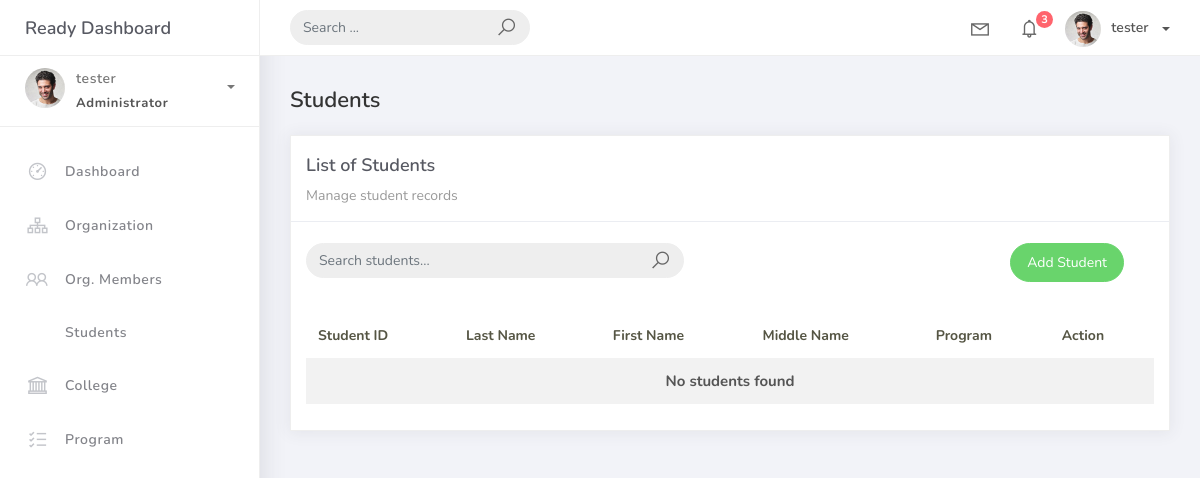
Page /student_list (signed in) on the earlier database version.
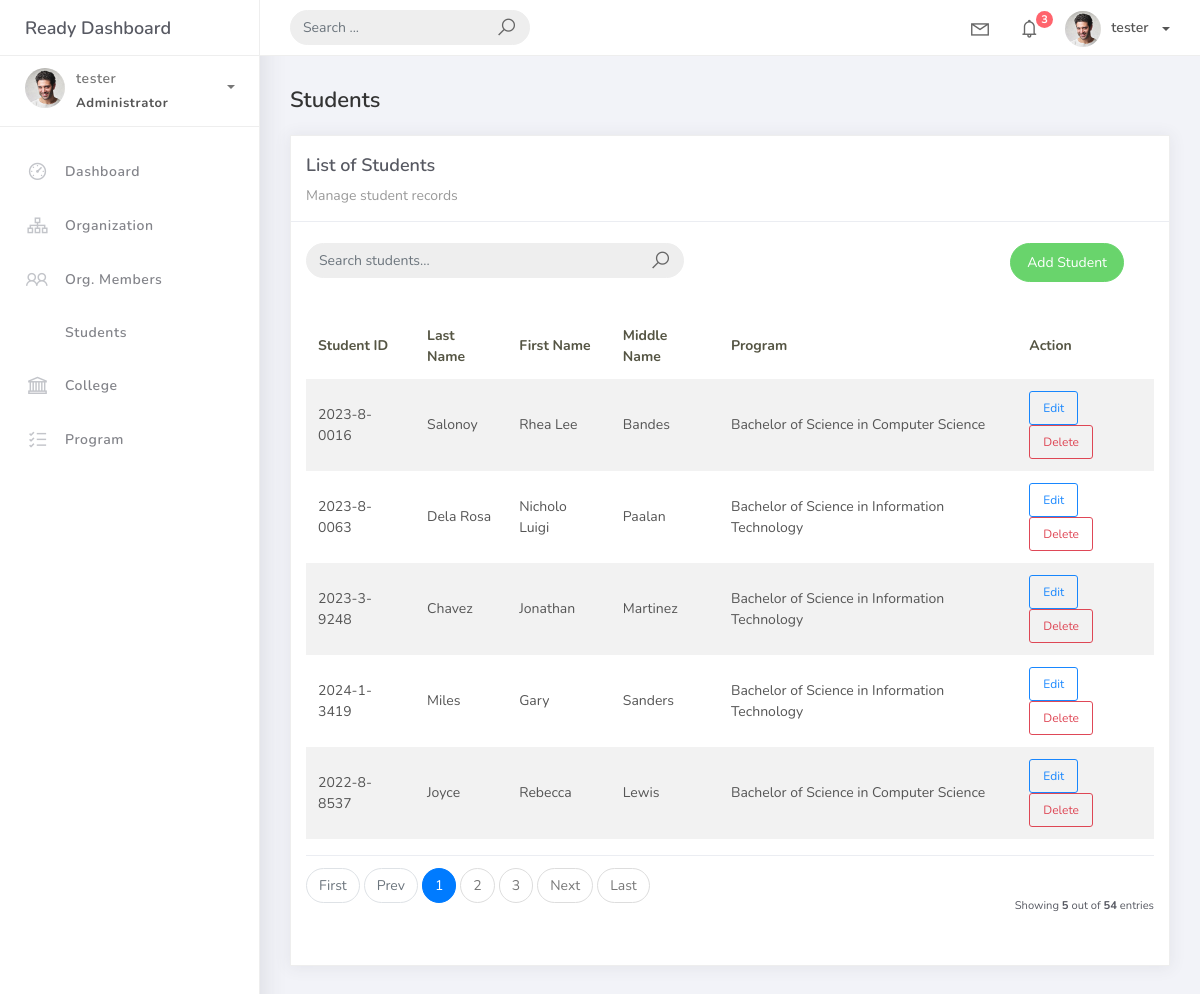
Same page on the later database version.
### studentorg/models.py (models this page shows, shortened)
class BaseModel(models.Model):
    created_at = models.DateTimeField(auto_now_add=True, db_index=True)
    updated_at = models.DateTimeField(auto_now=True)
    class Meta:
        abstract = True

class Student(BaseModel):
    student_id = models.CharField(max_length=15)
    lastname = models.CharField(max_length=25)
    firstname = models.CharField(max_length=25)
    middlename = models.CharField(max_length=25)
    program = models.ForeignKey(Program, on_delete=models.CASCADE)

class Program(BaseModel):
    prog_name = models.CharField(max_length=150)
    college = models.ForeignKey(College, on_delete=models.CASCADE)
    def __str__(self):
        return self.prog_name

### studentorg/views.py (the view, shortened to what this page needs)
# urls.py: path('student_list', StudentList.as_view(), name='student-list'),
class StudentList(LoginRequiredMixin, ListView):
    model = Student
    context_object_name = 'student'
    template_name = 'student_list.html'
    paginate_by = 5
    def get_queryset(self):
        qs = super().get_queryset()
        query = self.request.GET.get('q')
        return qs

### templates/student_list.html
{% extends 'base.html' %} {% load static %} {% block content %}
<div class="content">
    <div class="container-fluid">
        <h4 class="page-title">Students</h4>
        <div class="row">
            <div class="col-md-12">
                <div class="card">
                    <div class="card-header">
                        <div class="card-title">List of Students</div>
                        <div class="card-category">Manage student records</div>
                    </div>
                    <br />
                    <div class="col-md-12 row">
                        <div class="col-md-6">
                        <form class="navbar-left navbar-form nav-search mr-md-3" action="{% url 'student-list' %}" method="get">
                            <div class="input-group">
                                <input type="text" placeholder="Search students..." class="form-control" name="q" value="{{ request.GET.q }}"/>
                                <div class="input-group-append">
                                    <button type="submit" class="input-group-text">
                                        <i class="la la-search search-icon"></i>
                                    </button>
                                </div>
                            </div>
                        </form>
                        </div>
                        <div class="col-md-6">
                            <div class="pull-right">
                                <a href="{% url 'student-add' %}" class="btn btn-success btn-rounded">Add Student</a>
                            </div>
                        </div>
                    </div>
                    <div class="card-body">
                        <table class="table table-striped mt-3">
                            <thead>
                                <tr>
                                    <th scope="col">Student ID</th>
                                    <th scope="col">Last Name</th>
                                    <th scope="col">First Name</th>
                                    <th scope="col">Middle Name</th>
                                    <th scope="col">Program</th>
                                    <th scope="col">Action</th>
                                </tr>
                            </thead>
                            <tbody>
                                {% for object in object_list %}
                                <tr>
                                    <td>{{ object.student_id }}</td>
                                    <td>{{ object.lastname }}</td>
                                    <td>{{ object.firstname }}</td>
                                    <td>{{ object.middlename }}</td>
                                    <td>{{ object.program }}</td>
                                    <td>
                                        <a href="{% url 'student-update' object.id %}" class="btn btn-sm btn-outline-primary">Edit</a>
                                        <a href="{% url 'student-delete' object.id %}" class="btn btn-sm btn-outline-danger">Delete</a>
                                    </td>
                                </tr>
                                {% empty %}
                                <tr>
                                    <td colspan="6" style="text-align: center">
                                        <p class="text-sm font-weight-bold mb-0">No students found</p>
                                    </td>
                                </tr>
                                {% endfor %}
                            </tbody>
                        </table>
                        {% include 'includes/pagination.html' %}
                    </div>
                </div>
                            </div>
        </div>
    </div>
</div>
{% endblock %}

Differences in the rows shown:
added Student: student_id "2023-8-0016", lastname "Salonoy", firstname "Rhea Lee", middlename "Bandes", program "Bachelor of Science in Computer Science"
added Student: student_id "2023-8-0063", lastname "Dela Rosa", firstname "Nicholo Luigi", middlename "Paalan", program "Bachelor of Science in Information Technology"
added Student: student_id "2023-3-9248", lastname "Chavez", firstname "Jonathan", middlename "Martinez", program "Bachelor of Science in Information Technology"
added Student: student_id "2024-1-3419", lastname "Miles", firstname "Gary", middlename "Sanders", program "Bachelor of Science in Information Technology"
added Student: student_id "2022-8-8537", lastname "Joyce", firstname "Rebecca", middlename "Lewis", program "Bachelor of Science in Computer Science"
Other differences:
{{ object_list.count }}: (not shown) → "5"
{{ paginator.count }}: (not shown) → "54"
text no longer shown: "No students found"
text now shown: "First Prev Next Last Showing out of entries"
new list line: "1"
new list line: "2"
new list line: "3"
